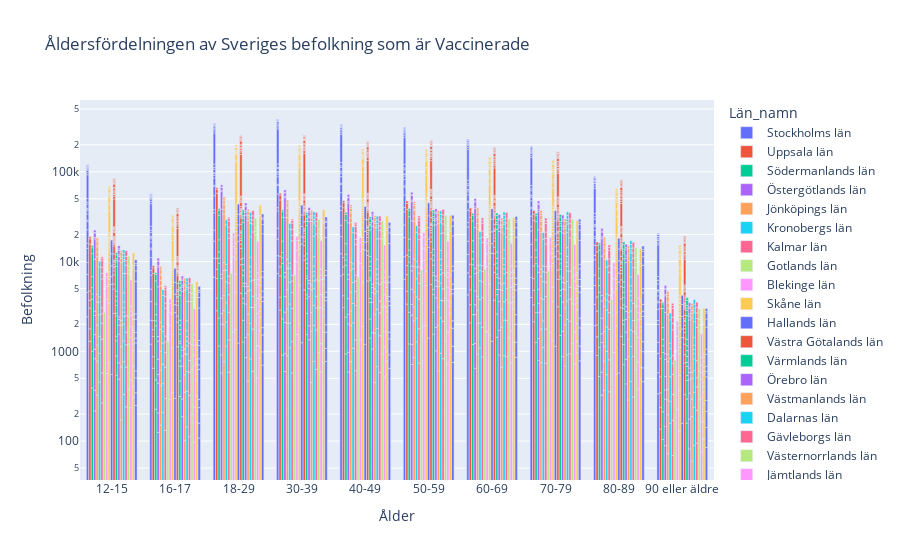

The notebook cell saved with this chart:
### Markdown cell above
# e) Rita ett diagram som visar på åldersfördelningen av Sveriges befolkning.

### Code cell
fig = px.bar(
    data_frame=vaccine,
    
    x="Ålder",
    y="Befolkning",
    color = "Län_namn",
    labels={"Ålder": "Ålder", "befolkning": "Befolkning"},
    title="Åldersfördelningen av Sveriges befolkning som är Vaccinerade",
    log_y= True,
    barmode= "group"
    
    
)
fig.show()

### Figure 1 — Plotly figure (JSON) as saved in the notebook; plotly's stock layout.template omitted (floating-point values rounded to 4 significant figures; data arrays with more than 128 entries replaced by an {"elided": "..."} marker saying what was removed)
{"data": [{"alignmentgroup": "True", "hovertemplate": "Län_namn=Stockholms län<br>Ålder=%{x}<br>Befolkning=%{y}<extra></extra>", "legendgroup": "Stockholms län", "marker": {"color": "#636efa", "pattern": {"shape": ""}}, "name": "Stockholms län", "offsetgroup": "Stockholms län", "orientation": "v", "showlegend": true, "textposition": "auto", "type": "bar", "x": {"elided": "260 str values"}, "xaxis": "x", "y": {"elided": "260 int values"}, "yaxis": "y"}, {"alignmentgroup": "True", "hovertemplate": "Län_namn=Uppsala län<br>Ålder=%{x}<br>Befolkning=%{y}<extra></extra>", "legendgroup": "Uppsala län", "marker": {"color": "#EF553B", "pattern": {"shape": ""}}, "name": "Uppsala län", "offsetgroup": "Uppsala län", "orientation": "v", "showlegend": true, "textposition": "auto", "type": "bar", "x": ["12-15", "16-17", "18-29", "30-39", "40-49", "50-59", "60-69", "70-79", "80-89", "90 eller äldre", "12-15", "16-17", "18-29", "30-39", "40-49", "50-59", "60-69", "70-79", "80-89", "90 eller äldre", "12-15", "16-17", "18-29", "30-39", "40-49", "50-59", "60-69", "70-79", "80-89", "90 eller äldre", "12-15", "16-17", "18-29", "30-39", "40-49", "50-59", "60-69", "70-79", "80-89", "90 eller äldre", "12-15", "16-17", "18-29", "30-39", "40-49", "50-59", "60-69", "70-79", "80-89", "90 eller äldre", "12-15", "16-17", "18-29", "30-39", "40-49", "50-59", "60-69", "70-79", "80-89", "90 eller äldre", "12-15", "16-17", "18-29", "30-39", "40-49", "50-59", "60-69", "70-79", "80-89", "90 eller äldre", "12-15", "16-17", "18-29", "30-39", "40-49", "50-59", "60-69", "70-79", "80-89", "90 eller äldre"], "xaxis": "x", "y": [1290, 649, 2830, 2884, 3075, 3362, 2075, 2135, 898, 136, 492, 223, 1099, 1131, 1090, 1314, 1230, 1165, 557, 102, 1254, 595, 2532, 2919, 3071, 2476, 1542, 1472, 516, 107, 676, 275, 1739, 1820, 1494, 1842, 1929, 1684, 845, 176, 988, 461, 2631, 2690, 2367, 2802, 2573, 2491, 1219, 308, 10934, 5149, 46902, 37114, 28677, 26330, 21772, 19982, 8801, 2160, 2328, 1139, 6269, 6529, 5440, 6312, 5205, 4790, 2279, 523, 935, 485, 2489, 2600, 2287, 2850, 3066, 3195, 1402, 303], "yaxis": "y"}, {"alignmentgroup": "True", "hovertemplate": "Län_namn=Södermanlands län<br>Ålder=%{x}<br>Befolkning=%{y}<extra></extra>", "legendgroup": "Södermanlands län", "marker": {"color": "#00cc96", "pattern": {"shape": ""}}, "name": "Södermanlands län", "offsetgroup": "Södermanlands län", "orientation": "v", "showlegend": true, "textposition": "auto", "type": "bar", "x": ["12-15", "16-17", "18-29", "30-39", "40-49", "50-59", "60-69", "70-79", "80-89", "90 eller äldre", "12-15", "16-17", "18-29", "30-39", "40-49", "50-59", "60-69", "70-79", "80-89", "90 eller äldre", "12-15", "16-17", "18-29", "30-39", "40-49", "50-59", "60-69", "70-79", "80-89", "90 eller äldre", "12-15", "16-17", "18-29", "30-39", "40-49", "50-59", "60-69", "70-79", "80-89", "90 eller äldre", "12-15", "16-17", "18-29", "30-39", "40-49", "50-59", "60-69", "70-79", "80-89", "90 eller äldre", "12-15", "16-17", "18-29", "30-39", "40-49", "50-59", "60-69", "70-79", "80-89", "90 eller äldre", "12-15", "16-17", "18-29", "30-39", "40-49", "50-59", "60-69", "70-79", "80-89", "90 eller äldre", "12-15", "16-17", "18-29", "30-39", "40-49", "50-59", "60-69", "70-79", "80-89", "90 eller äldre", "12-15", "16-17", "18-29", "30-39", "40-49", "50-59", "60-69", "70-79", "80-89", "90 eller äldre"], "xaxis": "x", "y": [391, 226, 1144, 909, 938, 1211, 1193, 1253, 524, 104, 607, 255, 1206, 1390, 1478, 1511, 1372, 1448, 581, 108, 2826, 1440, 7260, 7273, 6668, 7161, 6633, 6765, 3447, 760, 548, 266, 1343, 1452, 1322, 1438, 1517, 1663, 844, 182, 745, 374, 1849, 1582, 1697, 2108, 2195, 2366, 1093, 208, 1660, 810, 4657, 4305, 3736, 4319, 4136, 3934, 1868, 476, 5464, 2729, 15448, 14378, 12851, 13885, 11347, 10572, 5054, 1162, 2020, 1061, 4301, 4685, 4769, 5210, 4360, 4448, 1926, 378, 743, 330, 1586, 1680, 1814, 2045, 1723, 1961, 759, 132], "yaxis": "y"}, {"alignmentgroup": "True", "hovertemplate": "Län_namn=Östergötlands län<br>Ålder=%{x}<br>Befolkning=%{y}<extra></extra>", "legendgroup": "Östergötlands län", "marker": {"color": "#ab63fa", "pattern": {"shape": ""}}, "name": "Östergötlands län", "offsetgroup": "Östergötlands län", "orientation": "v", "showlegend": true, "textposition": "auto", "type": "bar", "x": {"elided": "130 str values"}, "xaxis": "x", "y": {"elided": "130 int values"}, "yaxis": "y"}, {"alignmentgroup": "True", "hovertemplate": "Län_namn=Jönköpings län<br>Ålder=%{x}<br>Befolkning=%{y}<extra></extra>", "legendgroup": "Jönköpings län", "marker": {"color": "#FFA15A", "pattern": {"shape": ""}}, "name": "Jönköpings län", "offsetgroup": "Jönköpings län", "orientation": "v", "showlegend": true, "textposition": "auto", "type": "bar", "x": {"elided": "130 str values"}, "xaxis": "x", "y": {"elided": "130 int values"}, "yaxis": "y"}, {"alignmentgroup": "True", "hovertemplate": "Län_namn=Kronobergs län<br>Ålder=%{x}<br>Befolkning=%{y}<extra></extra>", "legendgroup": "Kronobergs län", "marker": {"color": "#19d3f3", "pattern": {"shape": ""}}, "name": "Kronobergs län", "offsetgroup": "Kronobergs län", "orientation": "v", "showlegend": true, "textposition": "auto", "type": "bar", "x": ["12-15", "16-17", "18-29", "30-39", "40-49", "50-59", "60-69", "70-79", "80-89", "90 eller äldre", "12-15", "16-17", "18-29", "30-39", "40-49", "50-59", "60-69", "70-79", "80-89", "90 eller äldre", "12-15", "16-17", "18-29", "30-39", "40-49", "50-59", "60-69", "70-79", "80-89", "90 eller äldre", "12-15", "16-17", "18-29", "30-39", "40-49", "50-59", "60-69", "70-79", "80-89", "90 eller äldre", "12-15", "16-17", "18-29", "30-39", "40-49", "50-59", "60-69", "70-79", "80-89", "90 eller äldre", "12-15", "16-17", "18-29", "30-39", "40-49", "50-59", "60-69", "70-79", "80-89", "90 eller äldre", "12-15", "16-17", "18-29", "30-39", "40-49", "50-59", "60-69", "70-79", "80-89", "90 eller äldre", "12-15", "16-17", "18-29", "30-39", "40-49", "50-59", "60-69", "70-79", "80-89", "90 eller äldre"], "xaxis": "x", "y": [454, 208, 1145, 1095, 1083, 1273, 1089, 1109, 550, 158, 493, 229, 975, 966, 991, 1060, 987, 1072, 450, 119, 527, 281, 1353, 1310, 1336, 1702, 1685, 1604, 865, 243, 1078, 522, 2465, 2528, 2435, 2392, 2354, 2187, 1024, 317, 989, 424, 2052, 2477, 2460, 2252, 1813, 1721, 840, 238, 501, 221, 1300, 1223, 1146, 1330, 1180, 1246, 632, 158, 4689, 2307, 16358, 13427, 11510, 11160, 9054, 8768, 4335, 1005, 1324, 672, 3471, 3518, 3334, 3883, 3393, 3249, 1701, 428], "yaxis": "y"}, {"alignmentgroup": "True", "hovertemplate": "Län_namn=Kalmar län<br>Ålder=%{x}<br>Befolkning=%{y}<extra></extra>", "legendgroup": "Kalmar län", "marker": {"color": "#FF6692", "pattern": {"shape": ""}}, "name": "Kalmar län", "offsetgroup": "Kalmar län", "orientation": "v", "showlegend": true, "textposition": "auto", "type": "bar", "x": ["12-15", "16-17", "18-29", "30-39", "40-49", "50-59", "60-69", "70-79", "80-89", "90 eller äldre", "12-15", "16-17", "18-29", "30-39", "40-49", "50-59", "60-69", "70-79", "80-89", "90 eller äldre", "12-15", "16-17", "18-29", "30-39", "40-49", "50-59", "60-69", "70-79", "80-89", "90 eller äldre", "12-15", "16-17", "18-29", "30-39", "40-49", "50-59", "60-69", "70-79", "80-89", "90 eller äldre", "12-15", "16-17", "18-29", "30-39", "40-49", "50-59", "60-69", "70-79", "80-89", "90 eller äldre", "12-15", "16-17", "18-29", "30-39", "40-49", "50-59", "60-69", "70-79", "80-89", "90 eller äldre", "12-15", "16-17", "18-29", "30-39", "40-49", "50-59", "60-69", "70-79", "80-89", "90 eller äldre", "12-15", "16-17", "18-29", "30-39", "40-49", "50-59", "60-69", "70-79", "80-89", "90 eller äldre", "12-15", "16-17", "18-29", "30-39", "40-49", "50-59", "60-69", "70-79", "80-89", "90 eller äldre", "12-15", "16-17", "18-29", "30-39", "40-49", "50-59", "60-69", "70-79", "80-89", "90 eller äldre", "12-15", "16-17", "18-29", "30-39", "40-49", "50-59", "60-69", "70-79", "80-89", "90 eller äldre", "12-15", "16-17", "18-29", "30-39", "40-49", "50-59", "60-69", "70-79", "80-89", "90 eller äldre"], "xaxis": "x", "y": [267, 132, 585, 573, 608, 739, 862, 736, 354, 69, 309, 167, 759, 709, 729, 1046, 989, 1035, 449, 101, 792, 371, 1377, 1712, 1896, 2024, 2105, 2316, 956, 160, 685, 301, 1550, 1523, 1414, 1902, 1998, 1806, 936, 223, 570, 300, 1503, 1546, 1417, 1734, 1765, 1705, 864, 184, 432, 211, 1076, 976, 1000, 1279, 1269, 1205, 659, 157, 3347, 1526, 11432, 10033, 8471, 8809, 7299, 6922, 3390, 842, 956, 441, 2393, 2546, 2109, 2697, 2443, 2365, 1358, 317, 1231, 662, 3489, 3235, 3102, 3645, 3093, 3237, 1720, 342, 1612, 750, 4056, 3964, 3802, 4864, 5027, 5305, 2624, 618, 682, 327, 1950, 1890, 1646, 2038, 1974, 1908, 1000, 235, 395, 196, 909, 949, 1040, 1399, 1845, 2024, 985, 180], "yaxis": "y"}, {"alignmentgroup": "True", "hovertemplate": "Län_namn=Gotlands län<br>Ålder=%{x}<br>Befolkning=%{y}<extra></extra>", "legendgroup": "Gotlands län", "marker": {"color": "#B6E880", "pattern": {"shape": ""}}, "name": "Gotlands län", "offsetgroup": "Gotlands län", "orientation": "v", "showlegend": true, "textposition": "auto", "type": "bar", "x": ["12-15", "16-17", "18-29", "30-39", "40-49", "50-59", "60-69", "70-79", "80-89", "90 eller äldre"], "xaxis": "x", "y": [2710, 1290, 7395, 6977, 6731, 8114, 8223, 7900, 3789, 795], "yaxis": "y"}, {"alignmentgroup": "True", "hovertemplate": "Län_namn=Blekinge län<br>Ålder=%{x}<br>Befolkning=%{y}<extra></extra>", "legendgroup": "Blekinge län", "marker": {"color": "#FF97FF", "pattern": {"shape": ""}}, "name": "Blekinge län", "offsetgroup": "Blekinge län", "orientation": "v", "showlegend": true, "textposition": "auto", "type": "bar", "x": ["12-15", "16-17", "18-29", "30-39", "40-49", "50-59", "60-69", "70-79", "80-89", "90 eller äldre", "12-15", "16-17", "18-29", "30-39", "40-49", "50-59", "60-69", "70-79", "80-89", "90 eller äldre", "12-15", "16-17", "18-29", "30-39", "40-49", "50-59", "60-69", "70-79", "80-89", "90 eller äldre", "12-15", "16-17", "18-29", "30-39", "40-49", "50-59", "60-69", "70-79", "80-89", "90 eller äldre", "12-15", "16-17", "18-29", "30-39", "40-49", "50-59", "60-69", "70-79", "80-89", "90 eller äldre"], "xaxis": "x", "y": [564, 294, 1641, 1538, 1345, 1915, 1656, 1614, 968, 226, 3218, 1664, 9694, 8393, 8158, 8337, 7117, 7302, 3628, 790, 1483, 732, 3363, 3326, 3414, 3858, 3363, 3495, 1859, 459, 1484, 729, 4062, 3818, 3543, 4477, 3837, 3842, 2115, 447, 768, 411, 2065, 1969, 1984, 2407, 2300, 2265, 1149, 241], "yaxis": "y"}, {"alignmentgroup": "True", "hovertemplate": "Län_namn=Skåne län<br>Ålder=%{x}<br>Befolkning=%{y}<extra></extra>", "legendgroup": "Skåne län", "marker": {"color": "#FECB52", "pattern": {"shape": ""}}, "name": "Skåne län", "offsetgroup": "Skåne län", "orientation": "v", "showlegend": true, "textposition": "auto", "type": "bar", "x": {"elided": "330 str values"}, "xaxis": "x", "y": {"elided": "330 int values"}, "yaxis": "y"}, {"alignmentgroup": "True", "hovertemplate": "Län_namn=Hallands län<br>Ålder=%{x}<br>Befolkning=%{y}<extra></extra>", "legendgroup": "Hallands län", "marker": {"color": "#636efa", "pattern": {"shape": ""}}, "name": "Hallands län", "offsetgroup": "Hallands län", "orientation": "v", "showlegend": true, "textposition": "auto", "type": "bar", "x": ["12-15", "16-17", "18-29", "30-39", "40-49", "50-59", "60-69", "70-79", "80-89", "90 eller äldre", "12-15", "16-17", "18-29", "30-39", "40-49", "50-59", "60-69", "70-79", "80-89", "90 eller äldre", "12-15", "16-17", "18-29", "30-39", "40-49", "50-59", "60-69", "70-79", "80-89", "90 eller äldre", "12-15", "16-17", "18-29", "30-39", "40-49", "50-59", "60-69", "70-79", "80-89", "90 eller äldre", "12-15", "16-17", "18-29", "30-39", "40-49", "50-59", "60-69", "70-79", "80-89", "90 eller äldre", "12-15", "16-17", "18-29", "30-39", "40-49", "50-59", "60-69", "70-79", "80-89", "90 eller äldre"], "xaxis": "x", "y": [551, 300, 1234, 1248, 1195, 1403, 1293, 1133, 574, 158, 5034, 2398, 15531, 14475, 12268, 13034, 11086, 10329, 5342, 1271, 1199, 613, 3004, 3127, 2987, 3437, 3445, 3390, 1511, 343, 2194, 1028, 5833, 5757, 5247, 5951, 5626, 5555, 2764, 676, 3206, 1522, 8107, 8476, 7879, 8502, 8218, 8033, 3621, 890, 5123, 2550, 9900, 9458, 11412, 12680, 8904, 8404, 4367, 867], "yaxis": "y"}, {"alignmentgroup": "True", "hovertemplate": "Län_namn=Västra Götalands län<br>Ålder=%{x}<br>Befolkning=%{y}<extra></extra>", "legendgroup": "Västra Götalands län", "marker": {"color": "#EF553B", "pattern": {"shape": ""}}, "name": "Västra Götalands län", "offsetgroup": "Västra Götalands län", "orientation": "v", "showlegend": true, "textposition": "auto", "type": "bar", "x": {"elided": "490 str values"}, "xaxis": "x", "y": {"elided": "490 int values"}, "yaxis": "y"}, {"alignmentgroup": "True", "hovertemplate": "Län_namn=Värmlands län<br>Ålder=%{x}<br>Befolkning=%{y}<extra></extra>", "legendgroup": "Värmlands län", "marker": {"color": "#00cc96", "pattern": {"shape": ""}}, "name": "Värmlands län", "offsetgroup": "Värmlands län", "orientation": "v", "showlegend": true, "textposition": "auto", "type": "bar", "x": {"elided": "160 str values"}, "xaxis": "x", "y": {"elided": "160 int values"}, "yaxis": "y"}, {"alignmentgroup": "True", "hovertemplate": "Län_namn=Örebro län<br>Ålder=%{x}<br>Befolkning=%{y}<extra></extra>", "legendgroup": "Örebro län", "marker": {"color": "#ab63fa", "pattern": {"shape": ""}}, "name": "Örebro län", "offsetgroup": "Örebro län", "orientation": "v", "showlegend": true, "textposition": "auto", "type": "bar", "x": ["12-15", "16-17", "18-29", "30-39", "40-49", "50-59", "60-69", "70-79", "80-89", "90 eller äldre", "12-15", "16-17", "18-29", "30-39", "40-49", "50-59", "60-69", "70-79", "80-89", "90 eller äldre", "12-15", "16-17", "18-29", "30-39", "40-49", "50-59", "60-69", "70-79", "80-89", "90 eller äldre", "12-15", "16-17", "18-29", "30-39", "40-49", "50-59", "60-69", "70-79", "80-89", "90 eller äldre", "12-15", "16-17", "18-29", "30-39", "40-49", "50-59", "60-69", "70-79", "80-89", "90 eller äldre", "12-15", "16-17", "18-29", "30-39", "40-49", "50-59", "60-69", "70-79", "80-89", "90 eller äldre", "12-15", "16-17", "18-29", "30-39", "40-49", "50-59", "60-69", "70-79", "80-89", "90 eller äldre", "12-15", "16-17", "18-29", "30-39", "40-49", "50-59", "60-69", "70-79", "80-89", "90 eller äldre", "12-15", "16-17", "18-29", "30-39", "40-49", "50-59", "60-69", "70-79", "80-89", "90 eller äldre", "12-15", "16-17", "18-29", "30-39", "40-49", "50-59", "60-69", "70-79", "80-89", "90 eller äldre", "12-15", "16-17", "18-29", "30-39", "40-49", "50-59", "60-69", "70-79", "80-89", "90 eller äldre", "12-15", "16-17", "18-29", "30-39", "40-49", "50-59", "60-69", "70-79", "80-89", "90 eller äldre"], "xaxis": "x", "y": [491, 187, 851, 1347, 1063, 1013, 913, 874, 434, 82, 254, 108, 576, 579, 551, 835, 795, 807, 381, 94, 815, 391, 1944, 2129, 1880, 2091, 1887, 1855, 826, 166, 398, 201, 1080, 950, 1040, 1356, 1284, 1394, 628, 140, 299, 143, 815, 724, 593, 915, 905, 940, 521, 98, 163, 88, 457, 425, 481, 653, 731, 701, 358, 72, 7733, 3542, 27125, 21701, 19150, 18815, 15153, 14289, 6599, 1585, 1263, 524, 2774, 3053, 2864, 2862, 2169, 2218, 1063, 219, 475, 272, 1277, 1199, 1192, 1542, 1654, 1696, 764, 153, 1422, 687, 4058, 3690, 3275, 4137, 3527, 3622, 1968, 408, 538, 254, 1109, 1233, 1213, 1387, 1344, 1511, 726, 122, 1138, 505, 2869, 2770, 2607, 3077, 2922, 3037, 1349, 342], "yaxis": "y"}, {"alignmentgroup": "True", "hovertemplate": "Län_namn=Västmanlands län<br>Ålder=%{x}<br>Befolkning=%{y}<extra></extra>", "legendgroup": "Västmanlands län", "marker": {"color": "#FFA15A", "pattern": {"shape": ""}}, "name": "Västmanlands län", "offsetgroup": "Västmanlands län", "orientation": "v", "showlegend": true, "textposition": "auto", "type": "bar", "x": ["12-15", "16-17", "18-29", "30-39", "40-49", "50-59", "60-69", "70-79", "80-89", "90 eller äldre", "12-15", "16-17", "18-29", "30-39", "40-49", "50-59", "60-69", "70-79", "80-89", "90 eller äldre", "12-15", "16-17", "18-29", "30-39", "40-49", "50-59", "60-69", "70-79", "80-89", "90 eller äldre", "12-15", "16-17", "18-29", "30-39", "40-49", "50-59", "60-69", "70-79", "80-89", "90 eller äldre", "12-15", "16-17", "18-29", "30-39", "40-49", "50-59", "60-69", "70-79", "80-89", "90 eller äldre", "12-15", "16-17", "18-29", "30-39", "40-49", "50-59", "60-69", "70-79", "80-89", "90 eller äldre", "12-15", "16-17", "18-29", "30-39", "40-49", "50-59", "60-69", "70-79", "80-89", "90 eller äldre", "12-15", "16-17", "18-29", "30-39", "40-49", "50-59", "60-69", "70-79", "80-89", "90 eller äldre", "12-15", "16-17", "18-29", "30-39", "40-49", "50-59", "60-69", "70-79", "80-89", "90 eller äldre", "12-15", "16-17", "18-29", "30-39", "40-49", "50-59", "60-69", "70-79", "80-89", "90 eller äldre"], "xaxis": "x", "y": [172, 102, 465, 450, 447, 602, 663, 686, 287, 60, 501, 249, 1089, 1238, 1146, 1332, 1188, 1294, 590, 127, 455, 198, 1032, 1012, 975, 1190, 1090, 1063, 477, 107, 824, 387, 2105, 2136, 1805, 2158, 1859, 1895, 1031, 207, 262, 127, 627, 651, 587, 715, 778, 812, 342, 83, 7520, 3747, 23221, 22451, 19137, 20524, 15701, 14704, 7545, 1772, 1116, 481, 2734, 2806, 2529, 2991, 2825, 2885, 1318, 306, 662, 331, 1574, 1639, 1469, 1753, 1539, 1525, 823, 191, 1220, 615, 3379, 3203, 2817, 3418, 3127, 3059, 1549, 369, 590, 299, 1793, 1663, 1457, 1881, 1713, 1845, 935, 201], "yaxis": "y"}, {"alignmentgroup": "True", "hovertemplate": "Län_namn=Dalarnas län<br>Ålder=%{x}<br>Befolkning=%{y}<extra></extra>", "legendgroup": "Dalarnas län", "marker": {"color": "#19d3f3", "pattern": {"shape": ""}}, "name": "Dalarnas län", "offsetgroup": "Dalarnas län", "orientation": "v", "showlegend": true, "textposition": "auto", "type": "bar", "x": {"elided": "150 str values"}, "xaxis": "x", "y": {"elided": "150 int values"}, "yaxis": "y"}, {"alignmentgroup": "True", "hovertemplate": "Län_namn=Gävleborgs län<br>Ålder=%{x}<br>Befolkning=%{y}<extra></extra>", "legendgroup": "Gävleborgs län", "marker": {"color": "#FF6692", "pattern": {"shape": ""}}, "name": "Gävleborgs län", "offsetgroup": "Gävleborgs län", "orientation": "v", "showlegend": true, "textposition": "auto", "type": "bar", "x": ["12-15", "16-17", "18-29", "30-39", "40-49", "50-59", "60-69", "70-79", "80-89", "90 eller äldre", "12-15", "16-17", "18-29", "30-39", "40-49", "50-59", "60-69", "70-79", "80-89", "90 eller äldre", "12-15", "16-17", "18-29", "30-39", "40-49", "50-59", "60-69", "70-79", "80-89", "90 eller äldre", "12-15", "16-17", "18-29", "30-39", "40-49", "50-59", "60-69", "70-79", "80-89", "90 eller äldre", "12-15", "16-17", "18-29", "30-39", "40-49", "50-59", "60-69", "70-79", "80-89", "90 eller äldre", "12-15", "16-17", "18-29", "30-39", "40-49", "50-59", "60-69", "70-79", "80-89", "90 eller äldre", "12-15", "16-17", "18-29", "30-39", "40-49", "50-59", "60-69", "70-79", "80-89", "90 eller äldre", "12-15", "16-17", "18-29", "30-39", "40-49", "50-59", "60-69", "70-79", "80-89", "90 eller äldre", "12-15", "16-17", "18-29", "30-39", "40-49", "50-59", "60-69", "70-79", "80-89", "90 eller äldre", "12-15", "16-17", "18-29", "30-39", "40-49", "50-59", "60-69", "70-79", "80-89", "90 eller äldre"], "xaxis": "x", "y": [241, 112, 597, 630, 583, 829, 873, 938, 310, 95, 426, 211, 1176, 1103, 906, 1331, 1342, 1233, 570, 125, 514, 264, 1310, 1323, 1190, 1500, 1538, 1636, 777, 181, 449, 206, 1029, 1052, 952, 1319, 1295, 1359, 547, 106, 850, 446, 2103, 2140, 1980, 2491, 2531, 2662, 1200, 279, 4877, 2351, 15177, 13928, 12372, 13418, 11209, 10475, 5147, 1061, 1742, 945, 4848, 4875, 4397, 5365, 4651, 4596, 2362, 477, 1124, 550, 2858, 2755, 2601, 3499, 3496, 3566, 1612, 355, 1200, 613, 3174, 3093, 2923, 3423, 3422, 3463, 1652, 394, 1778, 898, 4565, 4419, 4188, 4917, 4881, 5026, 2178, 460], "yaxis": "y"}, {"alignmentgroup": "True", "hovertemplate": "Län_namn=Västernorrlands län<br>Ålder=%{x}<br>Befolkning=%{y}<extra></extra>", "legendgroup": "Västernorrlands län", "marker": {"color": "#B6E880", "pattern": {"shape": ""}}, "name": "Västernorrlands län", "offsetgroup": "Västernorrlands län", "orientation": "v", "showlegend": true, "textposition": "auto", "type": "bar", "x": ["12-15", "16-17", "18-29", "30-39", "40-49", "50-59", "60-69", "70-79", "80-89", "90 eller äldre", "12-15", "16-17", "18-29", "30-39", "40-49", "50-59", "60-69", "70-79", "80-89", "90 eller äldre", "12-15", "16-17", "18-29", "30-39", "40-49", "50-59", "60-69", "70-79", "80-89", "90 eller äldre", "12-15", "16-17", "18-29", "30-39", "40-49", "50-59", "60-69", "70-79", "80-89", "90 eller äldre", "12-15", "16-17", "18-29", "30-39", "40-49", "50-59", "60-69", "70-79", "80-89", "90 eller äldre", "12-15", "16-17", "18-29", "30-39", "40-49", "50-59", "60-69", "70-79", "80-89", "90 eller äldre", "12-15", "16-17", "18-29", "30-39", "40-49", "50-59", "60-69", "70-79", "80-89", "90 eller äldre"], "xaxis": "x", "y": [378, 200, 1032, 965, 936, 1304, 1416, 1219, 623, 128, 829, 422, 2253, 2090, 2158, 2580, 2090, 2158, 971, 161, 1228, 561, 2991, 3009, 2752, 3140, 3007, 3383, 1594, 309, 4820, 2436, 13519, 12763, 12005, 13410, 11001, 10717, 5389, 1093, 738, 367, 2002, 1861, 1793, 2563, 2661, 2649, 1159, 275, 809, 394, 1986, 2057, 1913, 2427, 2740, 2591, 1352, 308, 2700, 1272, 6533, 6769, 6608, 7198, 6786, 6781, 3293, 692], "yaxis": "y"}, {"alignmentgroup": "True", "hovertemplate": "Län_namn=Jämtlands län<br>Ålder=%{x}<br>Befolkning=%{y}<extra></extra>", "legendgroup": "Jämtlands län", "marker": {"color": "#FF97FF", "pattern": {"shape": ""}}, "name": "Jämtlands län", "offsetgroup": "Jämtlands län", "orientation": "v", "showlegend": true, "textposition": "auto", "type": "bar", "x": ["12-15", "16-17", "18-29", "30-39", "40-49", "50-59", "60-69", "70-79", "80-89", "90 eller äldre", "12-15", "16-17", "18-29", "30-39", "40-49", "50-59", "60-69", "70-79", "80-89", "90 eller äldre", "12-15", "16-17", "18-29", "30-39", "40-49", "50-59", "60-69", "70-79", "80-89", "90 eller äldre", "12-15", "16-17", "18-29", "30-39", "40-49", "50-59", "60-69", "70-79", "80-89", "90 eller äldre", "12-15", "16-17", "18-29", "30-39", "40-49", "50-59", "60-69", "70-79", "80-89", "90 eller äldre", "12-15", "16-17", "18-29", "30-39", "40-49", "50-59", "60-69", "70-79", "80-89", "90 eller äldre", "12-15", "16-17", "18-29", "30-39", "40-49", "50-59", "60-69", "70-79", "80-89", "90 eller äldre", "12-15", "16-17", "18-29", "30-39", "40-49", "50-59", "60-69", "70-79", "80-89", "90 eller äldre"], "xaxis": "x", "y": [235, 97, 506, 593, 514, 723, 741, 724, 381, 76, 245, 142, 645, 625, 605, 922, 948, 923, 371, 91, 961, 450, 1483, 1853, 2044, 2033, 1781, 1722, 681, 133, 449, 220, 1245, 1254, 1127, 1427, 1691, 1676, 814, 190, 621, 263, 1663, 1938, 1641, 1514, 1333, 1018, 459, 92, 309, 166, 759, 828, 682, 905, 1024, 1004, 487, 113, 364, 188, 1169, 1160, 1049, 1393, 1446, 1476, 705, 163, 3052, 1447, 9348, 8878, 7629, 7834, 6991, 6990, 3260, 696], "yaxis": "y"}, {"alignmentgroup": "True", "hovertemplate": "Län_namn=Västerbottens län<br>Ålder=%{x}<br>Befolkning=%{y}<extra></extra>", "legendgroup": "Västerbottens län", "marker": {"color": "#FECB52", "pattern": {"shape": ""}}, "name": "Västerbottens län", "offsetgroup": "Västerbottens län", "orientation": "v", "showlegend": true, "textposition": "auto", "type": "bar", "x": {"elided": "150 str values"}, "xaxis": "x", "y": {"elided": "150 int values"}, "yaxis": "y"}, {"alignmentgroup": "True", "hovertemplate": "Län_namn=Norrbottens län<br>Ålder=%{x}<br>Befolkning=%{y}<extra></extra>", "legendgroup": "Norrbottens län", "marker": {"color": "#636efa", "pattern": {"shape": ""}}, "name": "Norrbottens län", "offsetgroup": "Norrbottens län", "orientation": "v", "showlegend": true, "textposition": "auto", "type": "bar", "x": {"elided": "140 str values"}, "xaxis": "x", "y": {"elided": "140 int values"}, "yaxis": "y"}], "layout": {"barmode": "group", "legend": {"title": {"text": "Län_namn"}, "tracegroupgap": 0}, "title": {"text": "Åldersfördelningen av Sveriges befolkning som är Vaccinerade"}, "xaxis": {"anchor": "y", "domain": [0, 1], "title": {"text": "Ålder"}}, "yaxis": {"anchor": "x", "domain": [0, 1], "title": {"text": "Befolkning"}, "type": "log"}}}
